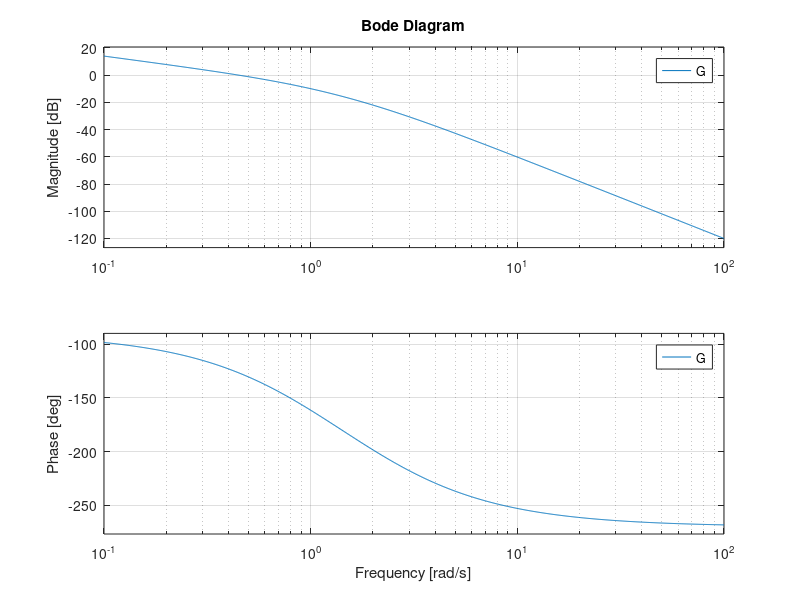
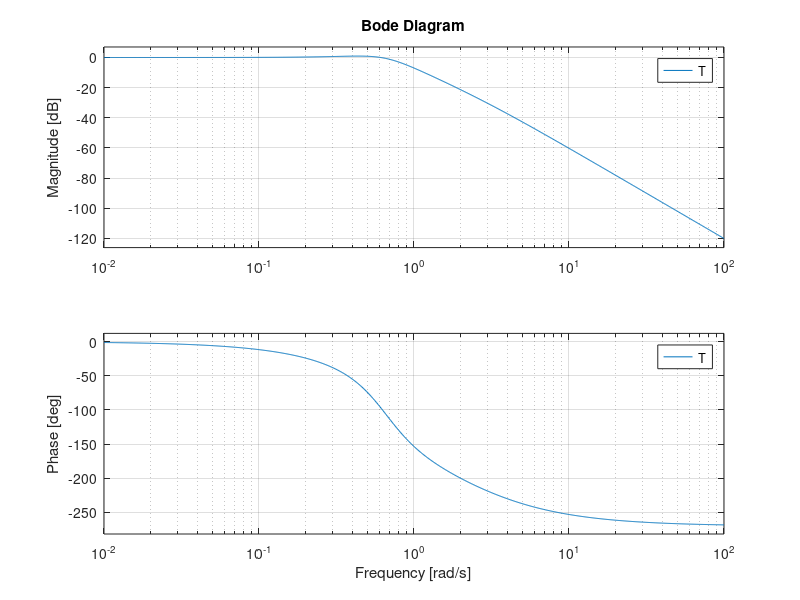
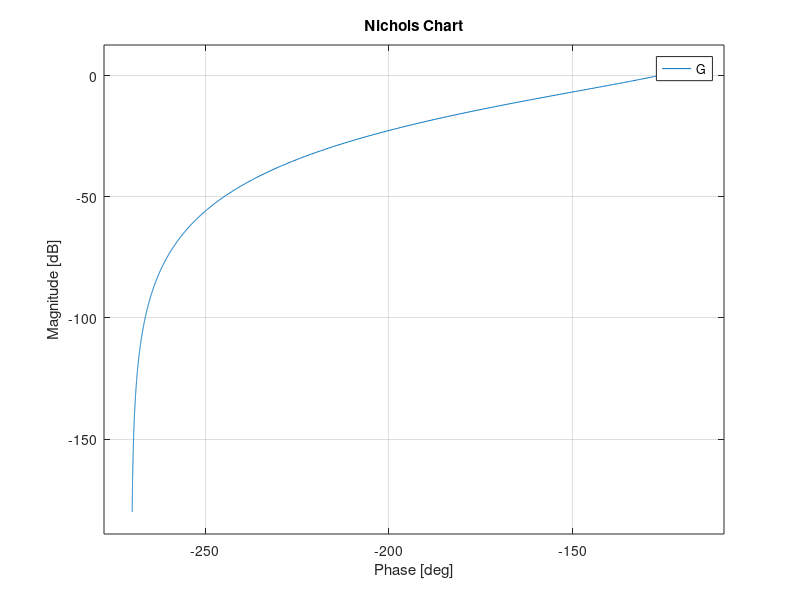

MATLAB code to generate these figures, in order:
zeros = [];
poles = [0 -1 -2];
gain = 1;
G = zpk(zeros,poles,gain)
bode(G); 
[M,P,w]=bode(G)
[Gm,Pm,Wcp,Wcg]=margin(G)
Gm=20*log10(Gm)
T=feedback(G,1)
figure
bode(T);
figure
nichols(G)